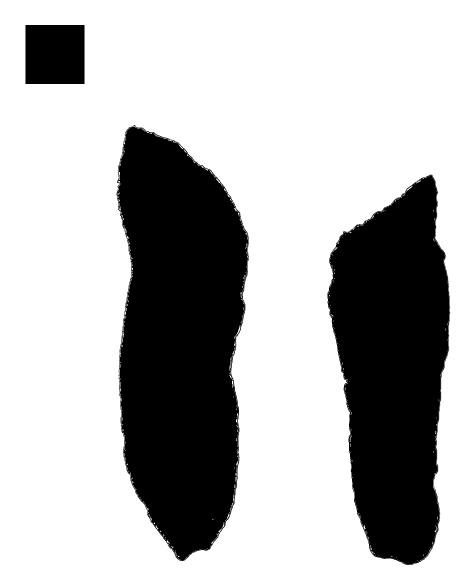
#> input picture Cultural evolutionary trends in Gravettian projectiles from Lower Austria and Moravia/BorsiceChrastka_01.tif, 926 x 1174 px (shown at 1/2 size); its folder holds only this picture in this run
$ python -i basic_functions.py   (imports and definitions only)
#> lines starting #> are read from the running program, lines starting #| are printed output that depends on the picture; after the words box and inside, x2 and y2 are one past the last pixel; in counts of white or black regions, pixels touching at a corner belong together
#> in import_img, image is the input picture: shape (1174, 926, 3); min 0, max 255, mean 179.1
### TITLE: PyREnArA (basic functions) ###

### AUHTORS:
# Robin John (Institute of Prehistoric Archeology, University of Cologne, Bernhard-Feilchenfeld-Str. 11, 50969 Köln, Germany),
# Florian Linsel (Institute of Computer Science, Martin-Luther-Universität Halle-Wittenberg, Von-Seckendorff-Platz 1, 06120 Halle)


# import required packages/libraries
import cv2
import numpy as np
import math
import pandas as pd
import sys
import os
import warnings
from imutils import perspective
import shutil
import winsound
from imutils import contours
from scipy.spatial import distance as dist


### combined metrics functions ###

# [715 lines left out: functions combined_metrics, scale, metrics, combined_retouch_analysis, retouch_analysis, colormask_points and 5 more, not called in this run]

# resize image for faster procession
def resize_image(img):

    #if int(img.shape[1]) != 2400:
    #    # resize to 2400 pixel width
    #    resize_factor = 2400 / int(img.shape[1])

    if int(img.shape[1]) > 2400 or int(img.shape[1]) < 1000:
        # resize to 2400 pixel width
        resize_factor = 2400 / int(img.shape[1])

    else:
        resize_factor = 1

    img_width = int(img.shape[1] * resize_factor)
    img_height = int(img.shape[0] * resize_factor)
    dsize = (img_width, img_height)
    resized_image = cv2.resize(img, dsize)

    return resized_image

# import and prepare image
def import_img(img_name):

    image = cv2.imread(img_name)
    img = resize_image(image)   # call resize function

    return load_img(img)

# load and prepare image
def load_img(img):

    # greyscale image
    img_gray = cv2.cvtColor(img, cv2.COLOR_BGR2GRAY)
    # white image to draw on later
    blank_img = 255 * np.ones_like(img)
    # threshold image using binary and otsu method
    thresh, img_thresh = cv2.threshold(img_gray, 220, 255, cv2.THRESH_BINARY_INV, cv2.THRESH_OTSU)
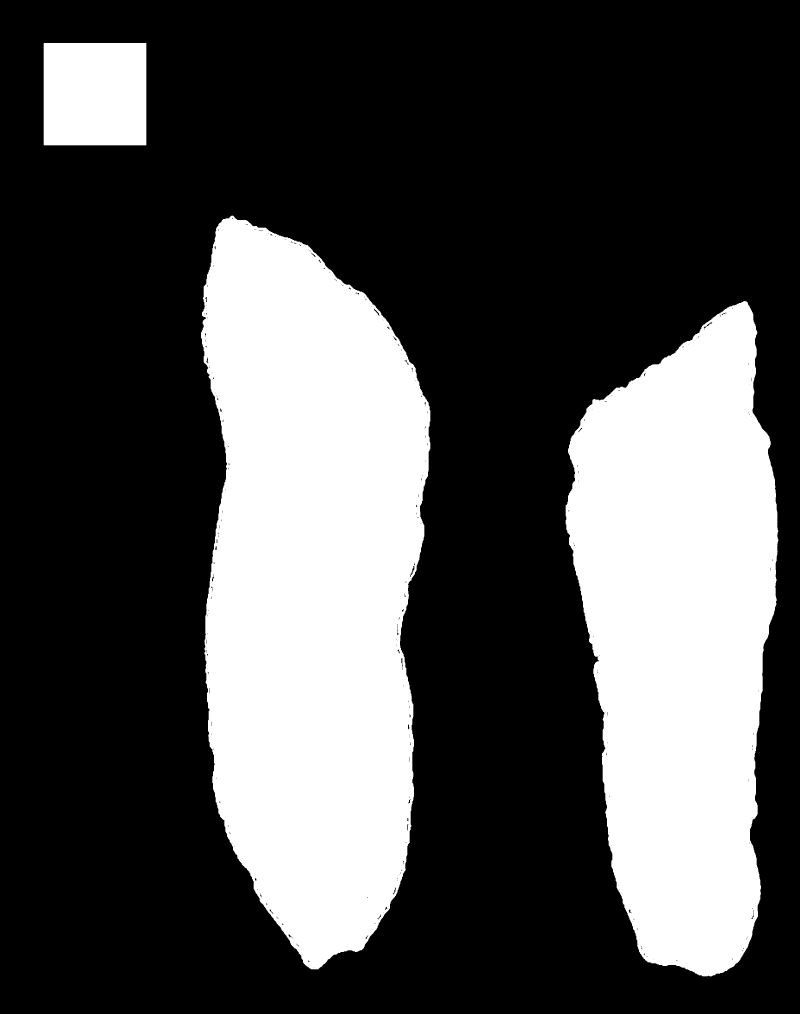
#> img_thresh: shape (3042, 2400) (shown at 1/3 size); 30.2% white; 3 white regions, box (x1, y1, x2, y2) and area: (603, 647, 1291, 2908) 1183522, (1697, 903, 2335, 2929) 926868, (131, 129, 439, 436) 94554
#> thresh = 220

    # fill inner area of thresholded objects in order to improve contour detection
    img_floodfill = img_thresh.copy()
    h, w = img_thresh.shape[:2]
    mask = np.zeros((h + 2, w + 2), np.uint8)
    cv2.floodFill(img_floodfill, mask, (0, 0), 255)
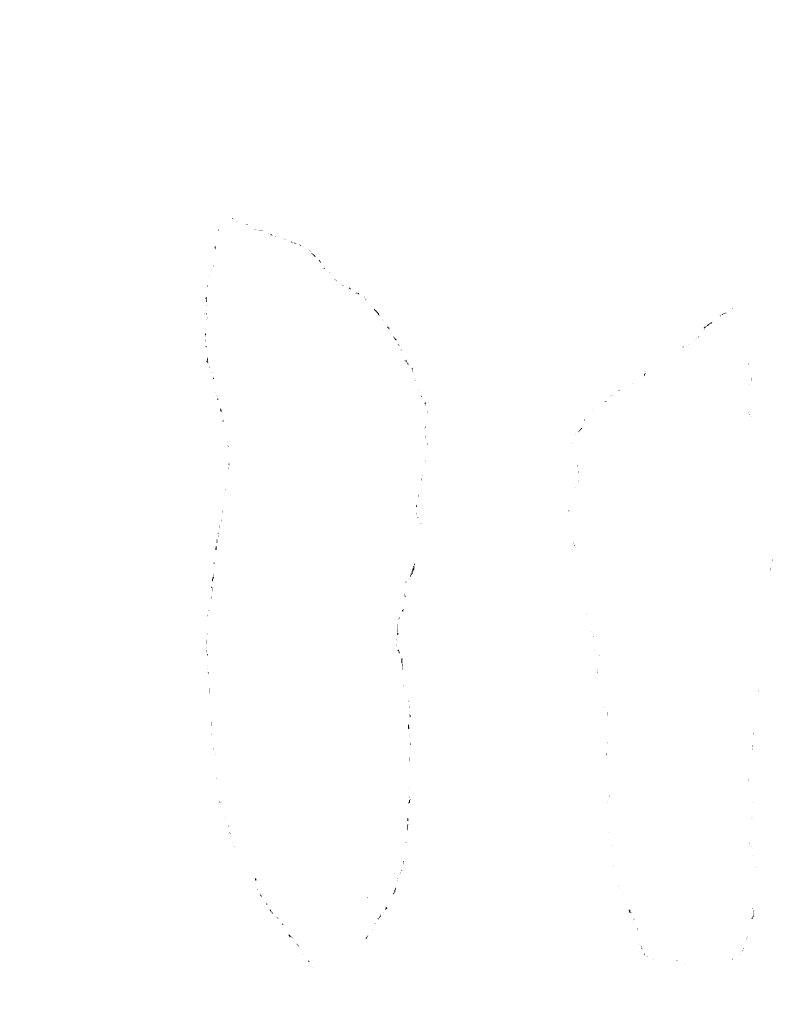
#> img_floodfill: shape (3042, 2400) (shown at 1/3 size); 100% white; black in thin lines or dots, all inside (x1, y1, x2, y2) = (612, 654, 2319, 2904)
    img_floodfill_inv = cv2.bitwise_not(img_floodfill)
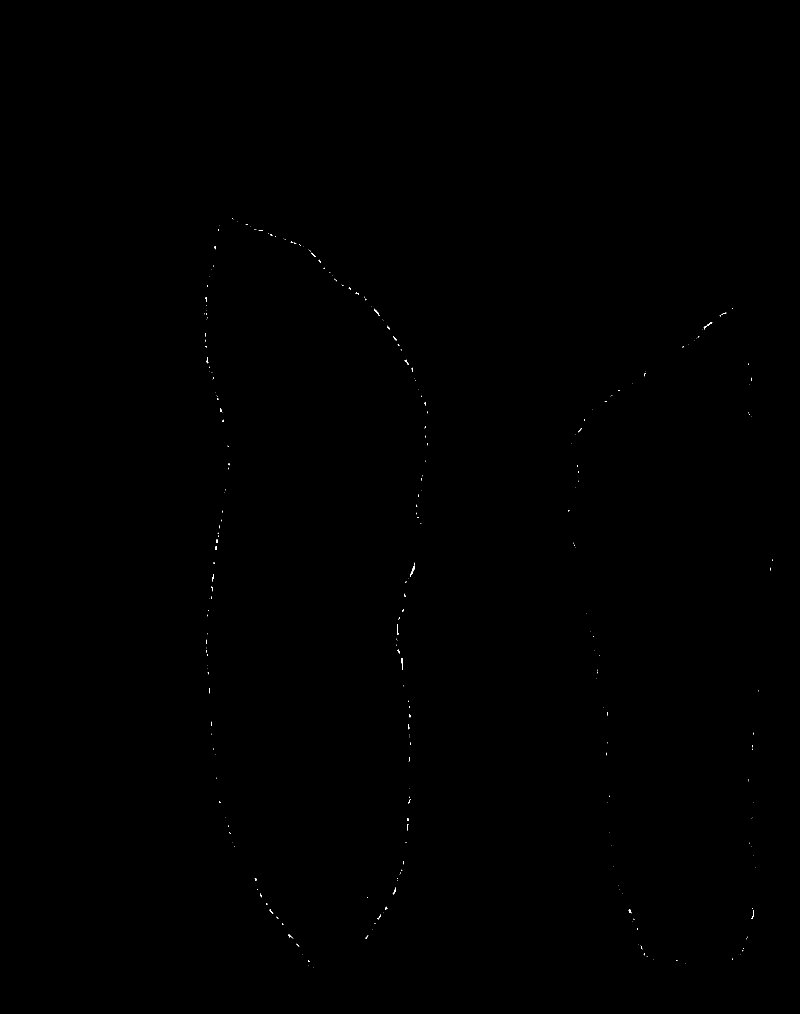
#> img_floodfill_inv: shape (3042, 2400) (shown at 1/3 size); 0.04% white in thin lines or dots, all inside (x1, y1, x2, y2) = (612, 654, 2319, 2904)
    img_out = img_thresh | img_floodfill_inv
#> img_out: shape (3042, 2400); 30.2% white; 3 white regions

    # find outmost contours without a chaine approx
    cnts = cv2.findContours(img_out, cv2.RETR_EXTERNAL, cv2.CHAIN_APPROX_NONE)
#> cnts = 3 contours; box (x1, y1, x2, y2) and area: (603, 647, 1291, 2908) 1183092, (1697, 903, 2335, 2929) 925112, (131, 129, 439, 436) 93941
    cnts = cnts[0]
    # sort contours by x-value
    (cnts, _) = contours.sort_contours(cnts)

    return cnts, img, blank_img

# load and prepare color image
# [205 lines left out: functions import_color_img, rotated_outlines_img, retouch_img_prep, export_single_rotated_outlines, not called in this run]


### helperfunctions

# returns midpoint between two points
def midpoint(ptA, ptB):

    return ((ptA[0] + ptB[0]) * 0.5, (ptA[1] + ptB[1]) * 0.5)

# returns point on contour right to the input point
# [787 lines left out: functions cnt_point_left, cnt_point_right, cnt_point_under, cnt_point_above, widthpoints, lengthpoints and 16 more, not called in this run]

>>> result = import_img('../../Cultural evolutionary trends in Gravettian projectiles from Lower Austria and Moravia/BorsiceChrastka_01.tif')

$ run again, on Cultural evolutionary trends in Gravettian projectiles from Lower Austria and Moravia/DolniVestonice1_01.tif
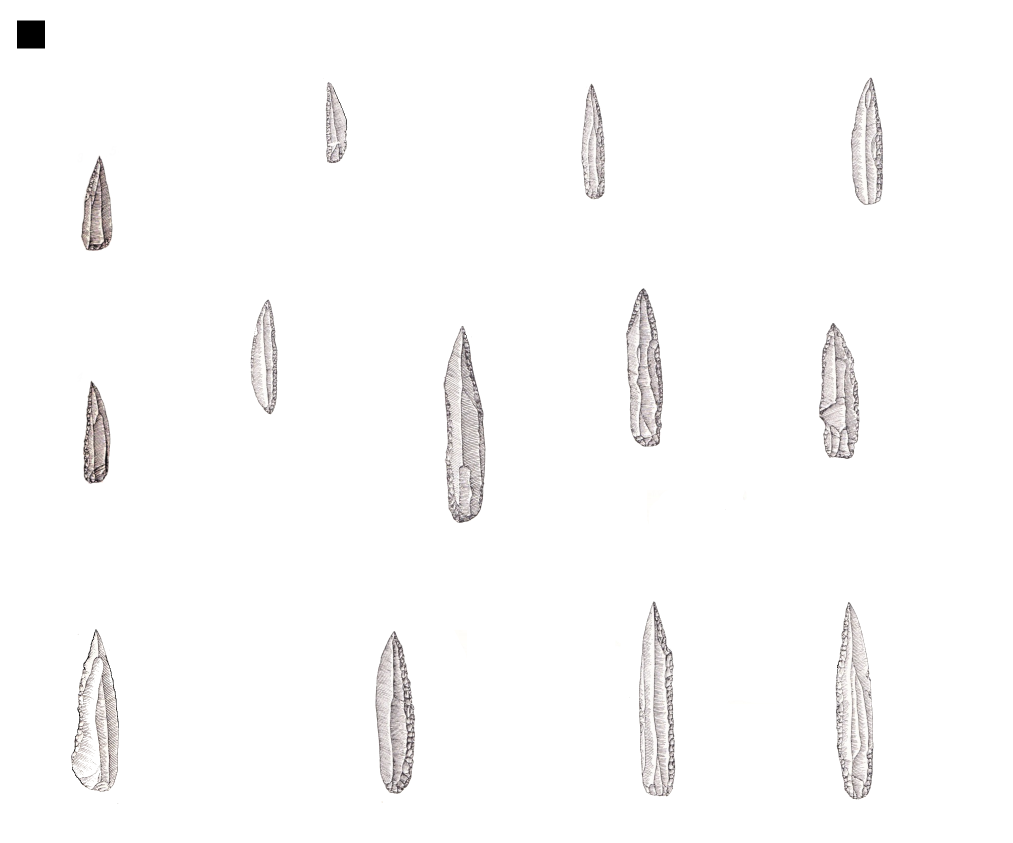
#> input picture Cultural evolutionary trends in Gravettian projectiles from Lower Austria and Moravia/DolniVestonice1_01.tif, 2026 x 1685 px (shown at 1/2 size)
#> in import_img, image is the input picture: shape (1685, 2026, 3); mean B, G, R 251.1, 251.1, 251.5
#> in load_img, `thresh, img_thresh = cv2.threshold(img_gray, 220, 255, cv2.THRESH_BINA..`:
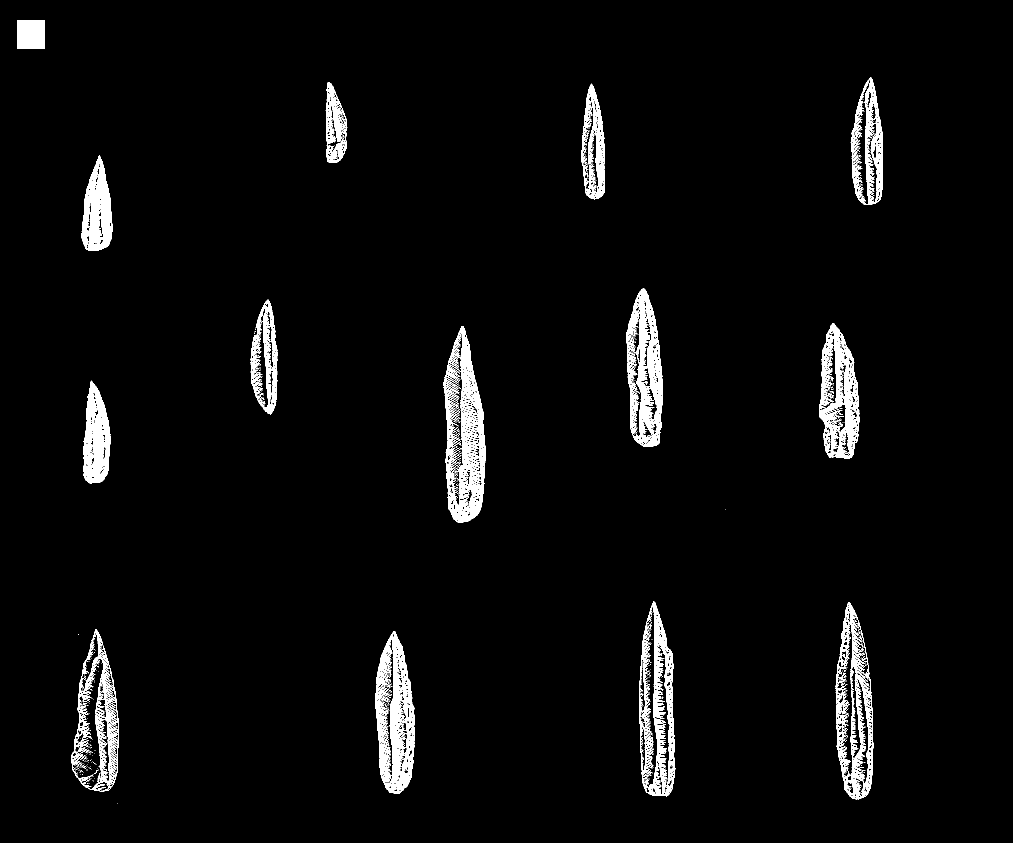
#> img_thresh: shape (1685, 2026) (shown at 1/2 size); 3.5% white; 596 white regions (577 under 20 px), largest, box (x1, y1, x2, y2) and area: (886, 652, 971, 1046) 15114, (751, 1262, 830, 1588) 12845, (1252, 576, 1326, 894) 11565
#> thresh = 220
#> img_floodfill: shape (1685, 2026); 97.7% white; 2482 black regions (2230 under 20 px), largest, box (x1, y1, x2, y2) and area: (145, 1263, 207, 1578) 8288, (1673, 1226, 1722, 1552) 5587, (1286, 1211, 1314, 1574) 4836
#> in load_img, `img_out = img_thresh | img_floodfill_inv`:
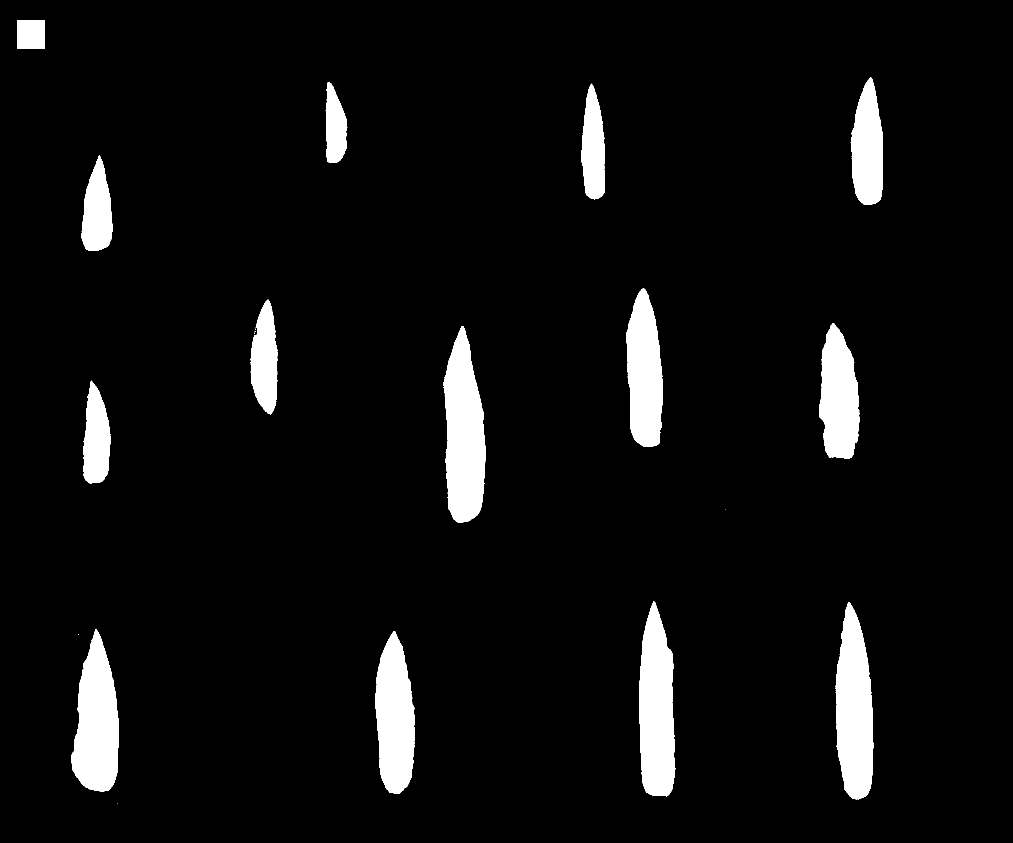
#> img_out: shape (1685, 2026) (shown at 1/2 size); 5.8% white; 20 white regions (6 under 20 px)
#> cnts = 20 contours, 6 with area under 20; largest, box (x1, y1, x2, y2) and area: (886, 652, 971, 1046) 23582, (1671, 1204, 1747, 1599) 21872, (1278, 1203, 1351, 1593) 21722, (142, 1258, 237, 1583) 20938, (751, 1262, 830, 1588) 18880

$ run again, on Cultural evolutionary trends in Gravettian projectiles from Lower Austria and Moravia/DolniVestonice1_02.tif
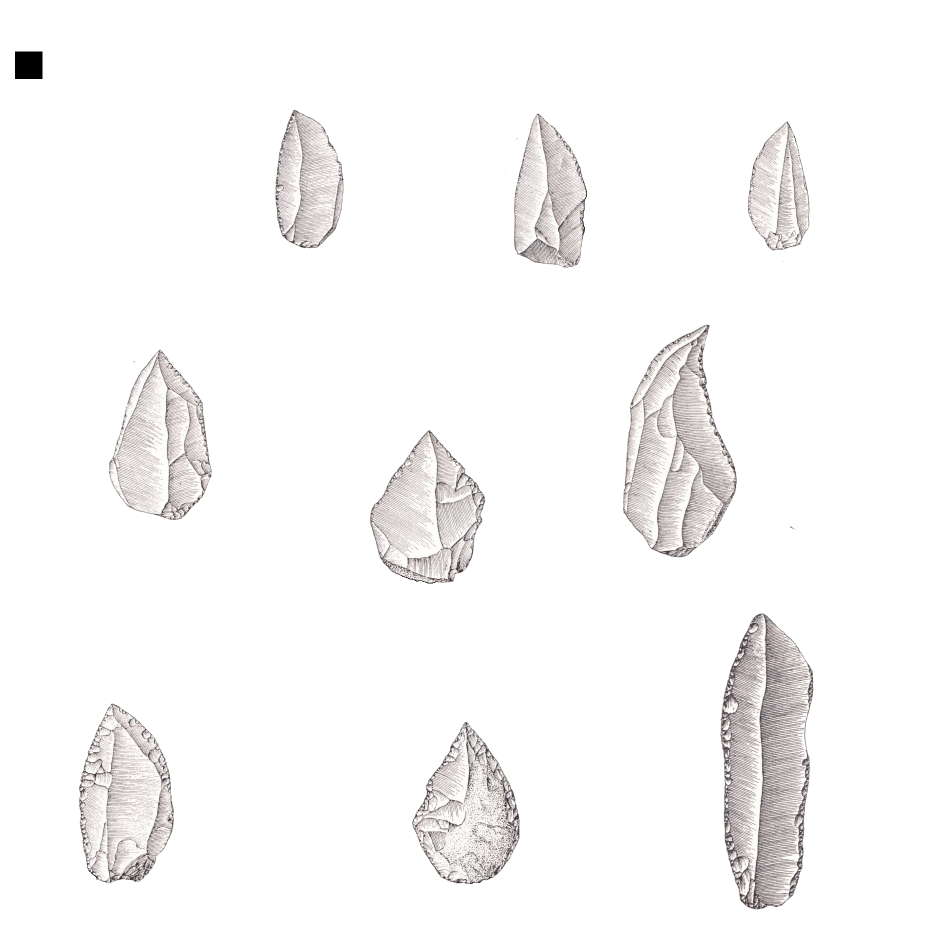
#> input picture Cultural evolutionary trends in Gravettian projectiles from Lower Austria and Moravia/DolniVestonice1_02.tif, 1881 x 1866 px (shown at 1/2 size)
#> in import_img, image is the input picture: shape (1866, 1881, 3); mean B, G, R 247.9, 248.1, 248.8
#> in load_img, `thresh, img_thresh = cv2.threshold(img_gray, 220, 255, cv2.THRESH_BINA..`:
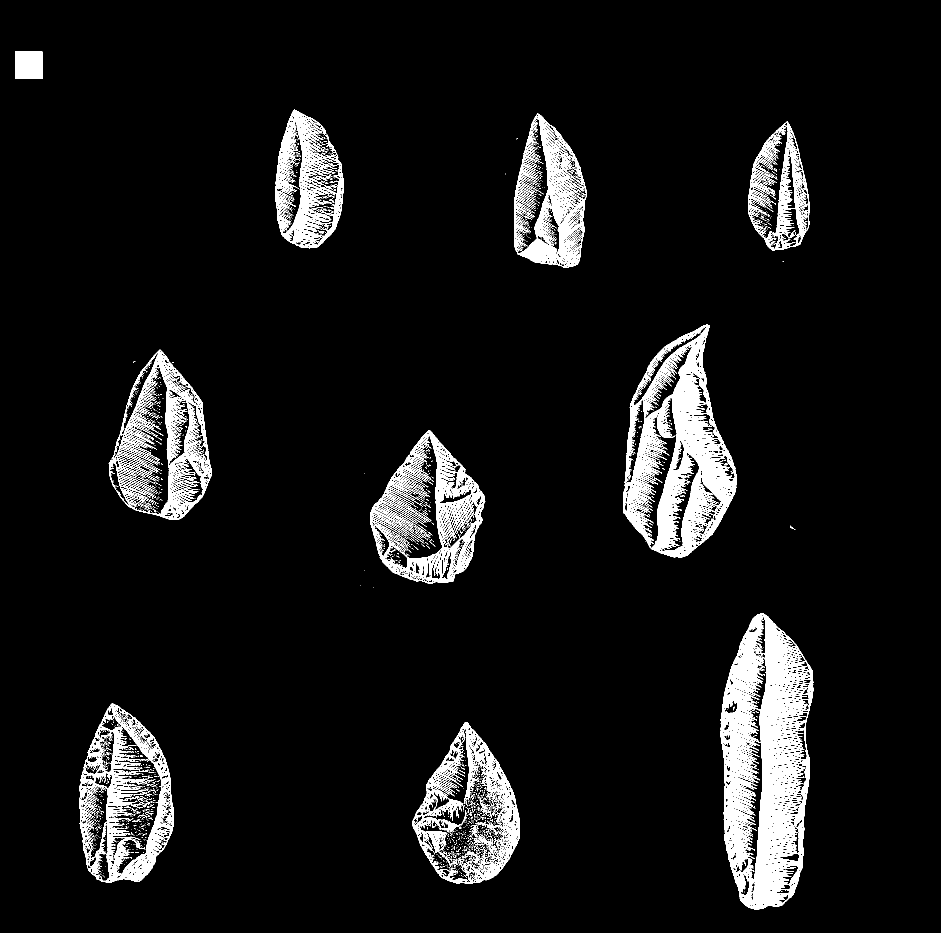
#> img_thresh: shape (1866, 1881) (shown at 1/2 size); 6.6% white; 2454 white regions (2365 under 20 px), largest, box (x1, y1, x2, y2) and area: (1441, 1227, 1627, 1819) 59559, (1246, 649, 1474, 1115) 41418, (740, 860, 971, 1167) 20428
#> thresh = 220
#> img_floodfill: shape (1866, 1881); 94.2% white; 4444 black regions (4116 under 20 px), largest, box (x1, y1, x2, y2) and area: (840, 1456, 1021, 1765) 19646, (230, 728, 338, 1029) 15035, (745, 865, 885, 1136) 14903
#> in load_img, `img_out = img_thresh | img_floodfill_inv`:
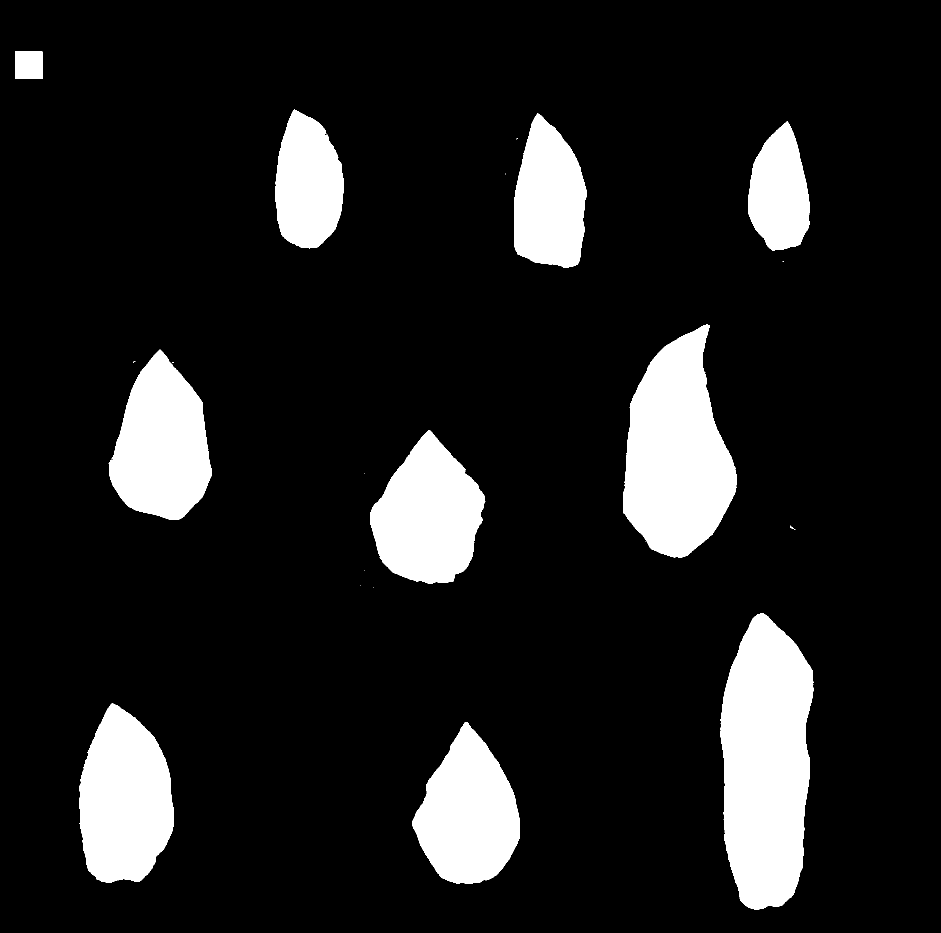
#> img_out: shape (1866, 1881) (shown at 1/2 size); 12.4% white; 22 white regions (11 under 20 px)
#> cnts = 22 contours, 12 with area under 20; largest, box (x1, y1, x2, y2) and area: (1441, 1227, 1627, 1819) 85100, (1246, 649, 1474, 1115) 70634, (158, 1407, 348, 1766) 50719, (217, 699, 424, 1040) 47339, (740, 860, 971, 1167) 46662
